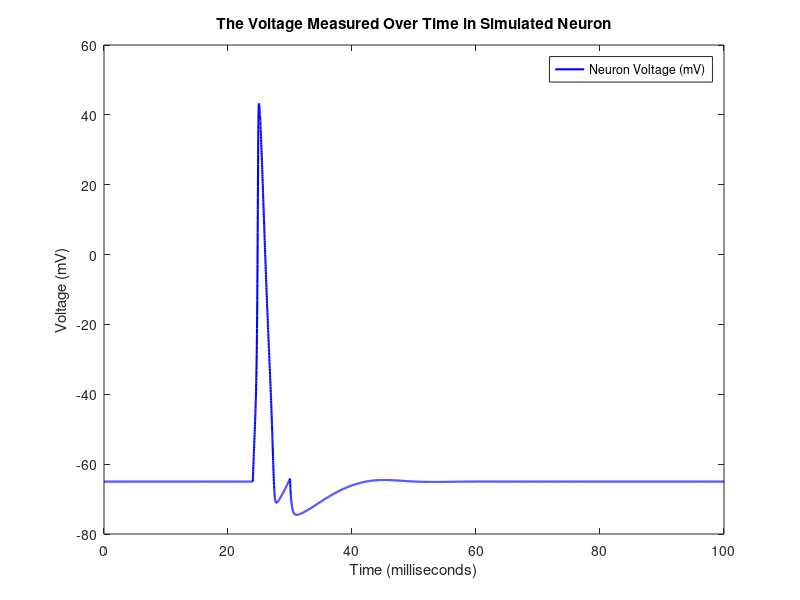
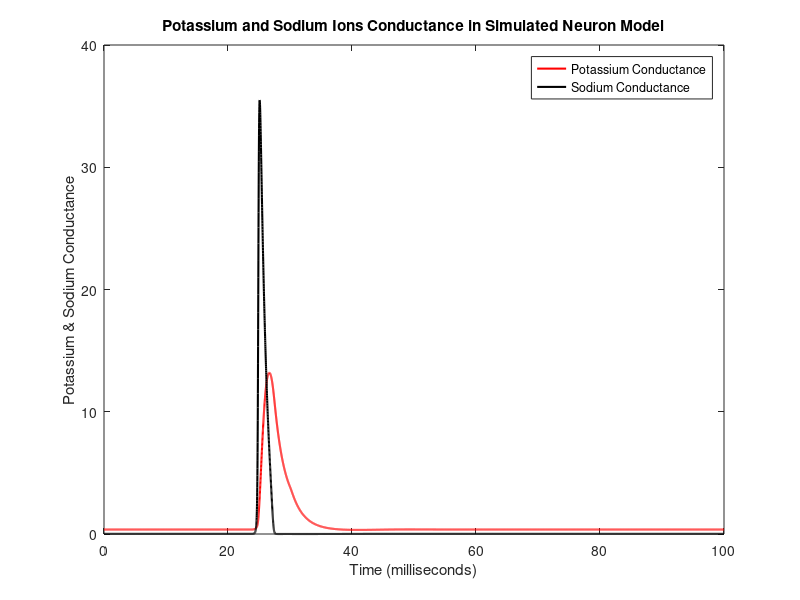

Write MATLAB code to recreate these figures, in order.
clc;

%%% (1)...Define the Constant parameters Required --> See Below for Further Details%%%

C_m=1; %Defined membrance capacitance...
E_Na=115; %Defined reversal sodium potential...
E_K = -12; %Defined reversal potassium potential...
E_L=10.6; %Defined reversal leak potential...
g_Na=120; %Defined sodium channel...
g_K=36; %Defined potassium channel...
g_L=0.3; %Defined leak channel...

%%% (2)...The application of time across neural firing%%%

t_End=100;
t_steps=0.01;
time=0:t_steps:t_End;

%%% (3)...The Specification of External Current I and Set the Baseline Voltage%%%

V=0; %Baseline voltage
InjectionStrength=[50]; %Change this to see effect of different currents on voltage (Suggested values: 3, 20, 50, 1000)
ElapsedTime=[0]; %Figures based on milliseconds###

%%% (4)...Set the initial Neuron Conditions by Calculating/Solving the Equations for [1] Sodium Activation & Inactivation Gating Variables, [2] The Potassium Activation Gating Variables%%%

a_n=0.01*((10-V)/(exp((10-V)/10)-1)); %Equation 12
b_n=0.125*exp(-V/80); %Equation 13
n(1)=a_n/(a_n+b_n); %Equation 9
a_m=0.1*((25-V)/(exp((25-V)/10)-1)); %Equation 20
b_m=4*exp(-V/18); %Equation 21
m(1)=a_m/(a_m+b_m); %Equation 18
a_h=0.07*exp(-V/20); %Equation 23
b_h=1/(exp((30-V)/10)+1); %Equation 24
h(1)=a_h/(a_h+b_h); %Equation 18


%%% (5...) %%%
%Set externally applied current across time
%Here, first 500 timesteps are at current of 50, next 1500 timesteps at
%current of zero (resets resting potential of neuron), and the rest of
%timesteps are at constant current
I(1:800)=0;I(801:1601)=0;I(1601:2400)=0;I(2401:3000)=InjectionStrength;I(3001:numel(time))=0;
numel_Start=1;
%Comment out the above line and uncomment the line below for constant current, and observe effects on voltage timecourse
%I(1:numel(t)) = currentLevels;

%%% (6)...Create for loop to merge required calculations and run across selected time-steps %%%

 for i=numel_Start:numel(time)-1 %For the neuron activity to be effectively monitored vs. time, the currents, coefficients and derivatives were calculated and matched to all time-steps...
    
    %%%The Calculations Relating to the Neuron Currents%%%
    
    I_Na=(m(i)^3)*g_Na*h(i)*(V(i)-E_Na); %Equations 3 and 14
    I_K=(n(i)^4)*g_K*(V(i)-E_K); %Equations 4 and 6
    I_L=g_L*(V(i)-E_L); %Equation 5
    current_ion=I(i)-I_K-I_Na-I_L; 

    %%%The Calculations Pertaining to the Coefficients and Derivatives using Euler First Approximation%%%
    
    V(i+1)=V(i)+t_steps*current_ion/C_m;
    a_m(i)=0.1*((25-V(i))/(exp((25-V(i))/10)-1));
    b_m(i)=4*exp(-V(i)/18);
    m(i+1)=m(i)+t_steps*(a_m(i)*(1-m(i))- b_m(i)*m(i)); %Equation 15
    a_h(i)=0.07*exp(-V(i)/20);
    b_h(i)=1/(exp((30-V(i))/10)+1);
    h(i+1)=h(i)+t_steps*(a_h(i)*(1-h(i))- b_h(i)*h(i)); %Equation 16
    a_n(i)=0.01*((10-V(i))/(exp((10-V(i))/10)-1));
    b_n(i)=0.125*exp(-V(i)/80);
    n(i+1)=n(i)+t_steps*(a_n(i)*(1-n(i))- b_n(i)*n(i)); %Equation 7

    resting_V=V-65; %Here, the resting potential is set for the neural model, with a value of -65, which is generally considered as the resting membrane potential in academia...
 end
 
%%% (7)...Appropriately Plot the Conductance and Voltage %%%
 
%%%The Voltage Plot%%%

plot_1=plot(time,resting_V,'b','LineWidth',1.5)
hold on
title('The Voltage Measured Over Time in Simulated Neuron')
xlabel('Time (milliseconds)')
ylabel('Voltage (mV)')
legend('Neuron Voltage (mV)')

%%%The Conductance Plot%%%

figure
plot_2=plot(time,g_K*n.^4,'r','LineWidth',1.5);
hold on
plot_3=plot(time,g_Na*(m.^3).*h,'k','LineWidth',1.5);
title('Potassium and Sodium Ions Conductance in Simulated Neuron Model')
xlabel('Time (milliseconds)')
ylabel('Potassium & Sodium Conductance')
legend([plot_2,plot_3],'Potassium Conductance','Sodium Conductance')









